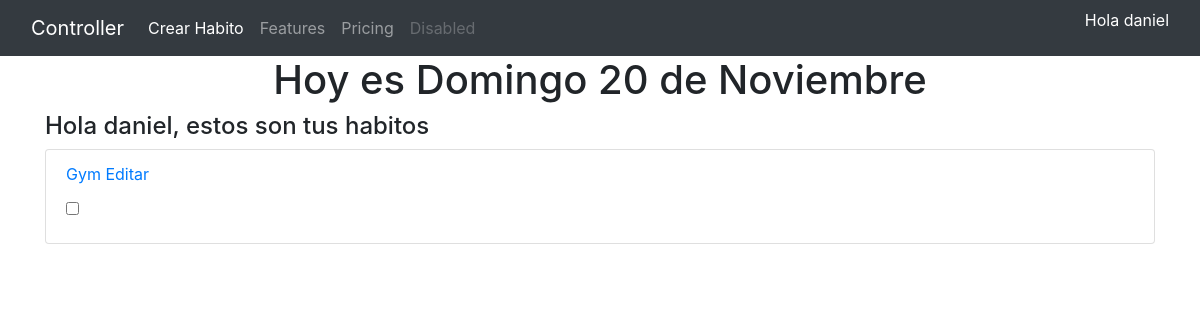
Before: / (signed in) with the older database file.
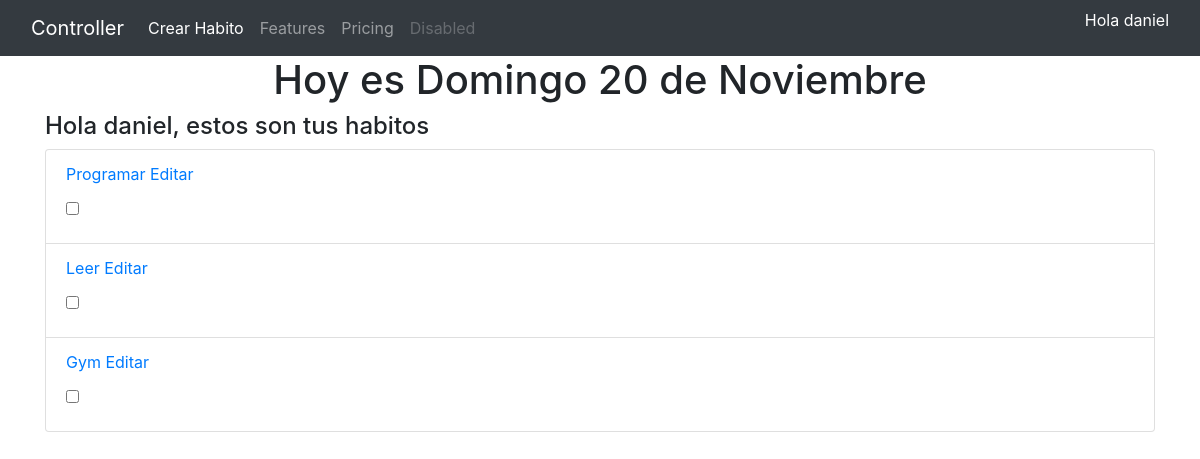
After: the same page with the newer database file.
### habit/models.py (models this page shows, shortened)
class Habit(models.Model):
    user = models.ForeignKey(User, on_delete=models.CASCADE)
    name = models.CharField(max_length=100)
    description = models.TextField()
    created = models.DateTimeField(auto_now_add=True)
    updated = models.DateTimeField(auto_now=True)
    class Meta:
        ordering = ['-created']

### habit/views.py (the view, shortened to what this page needs)
# urls.py: path('', HomeView.as_view(), name="home"),
class HomeView(LoginRequiredMixin, View):
    model = Habit
    template_name = "habits/home.html"
    def get(self, *args, **kwargs):
        context = {}
        queryset = self.model.objects.filter(user=self.request.user)
        context['habits'] = []
        context['today'] = today
        for habit in queryset:
            q = (Daily.objects.filter(habit=habit, date=today, is_active=True))
            context['habits'].append([habit, q])
        return render(self.request, self.template_name, context)

### templates/habits/home.html (shortened to what this page needs)
{% extends 'base.html' %}
{% block body %}
{% now "d" as day %}
{% now "l" as day_name %}
{% now "F" as month %}
<div class="center text-center">
    <h1 class="">Hoy es {{day_name | capfirst}} {{day}} de {{month | capfirst}}</h1>
</div>
<div class="">
    <h4>
        Hola {{user.username}}, estos son tus habitos {{daily}}
    </h4>
</div>
<div class="center">
    <ul class="list-group">
        {% for habit, daily in habits %}
            <li class="list-group-item">
                <p>
                <a href="{% url 'habits:calendar' habit.pk %}">{{habit.name}}</a>
                <a href="{% url 'habits:update' habit.pk %}" class="link-success">Editar</a>
                <form action="" method="POST">
                    <input type="checkbox" class="form-check"  value={{habit.pk}} named="checkboxes" {% if daily%}checked{% endif %}>
                </form>
                </p>
            </li>
        {% empty %}
            <li class="list-group-item">
                <p>Lo sentimos, no tienes habitos. <a href="{% url 'habits:create' %}" class="link">Crea uno!</a></p>
            </li>
        {% endfor %}
    </ul>
</div>
{% endblock body %}

### templates/base.html (shortened to what this page needs)
<!DOCTYPE html>
<html lang="en">
  <head>
    <link
      rel="stylesheet"
      href="https://cdn.jsdelivr.net/npm/bootstrap@4.3.1/dist/css/bootstrap.min.css"
    />
    <link
      rel="stylesheet"
      href="https://cdn.jsdelivr.net/combine/npm/fullcalendar@5.11.3/main.min.css,npm/fullcalendar@5.11.3/main.min.css"
    />
  </head>
  <body>
    {% block navbar %}
        {% include 'utils/navbar.html' %}
    {% endblock navbar %}
    <div class="container">
        {% block body %}
        {% endblock body %}
    </div>
  </body>
</html>

### templates/utils/navbar.html (shortened to what this page needs)
<nav class="navbar navbar-dark navbar-expand-lg bg-dark">
  <div class="container-fluid">
    <a class="navbar-brand" href="{% url 'habits:home' %}">Controller</a>
    <div class="collapse navbar-collapse" id="navbarNav">
      <ul class="navbar-nav">
        <li class="nav-item">
          <a
            class="nav-link active"
            aria-current="page"
            href="{% url 'habits:create' %}"
            >Crear Habito</a
          >
        </li>
        <li class="nav-item">
          <a class="nav-link" href="#">Features</a>
        </li>
        <li class="nav-item">
          <a class="nav-link" href="#">Pricing</a>
        </li>
        <li class="nav-item">
          <a class="nav-link disabled">Disabled</a>
        </li>
      </ul>
    </div>
    {% if user.is_authenticated %}
    <div class="">
      <p class="text-white">Hola {{user.username}}</p>
    </div>
    {% else %}
    <a class="btn btn-danger" href="{% url 'accounts:login' %}">Entra</a>
    {% endif %}
  </div>
</nav>

Changed rows visible on the page:
added Habit: name "Programar"
added Habit: name "Leer"
